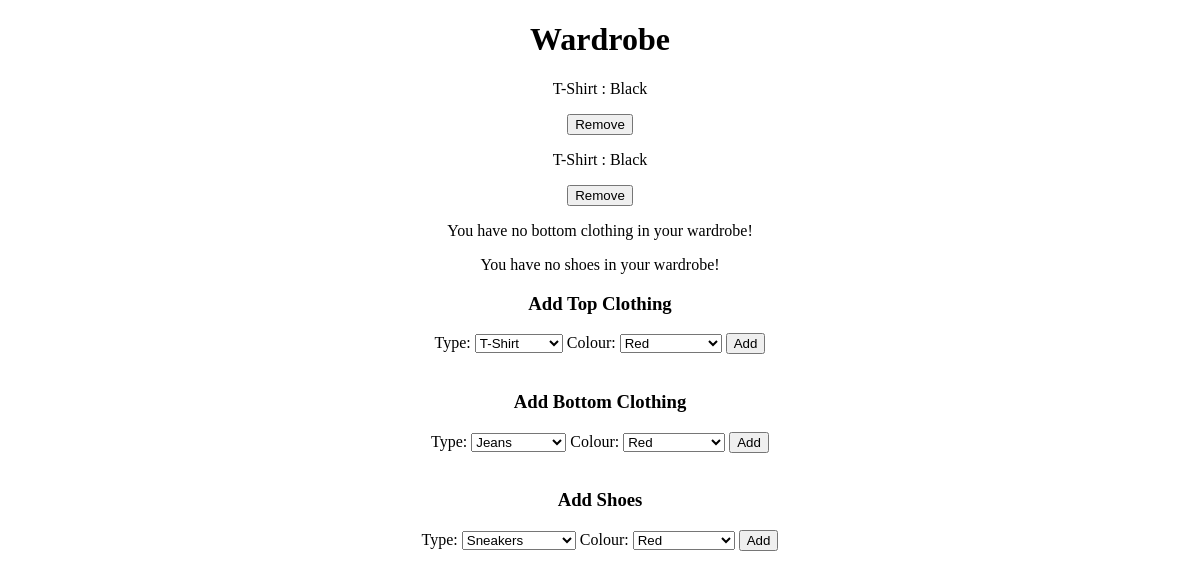
The page /outfit-generator/wardrobe/ on the database as committed earlier.
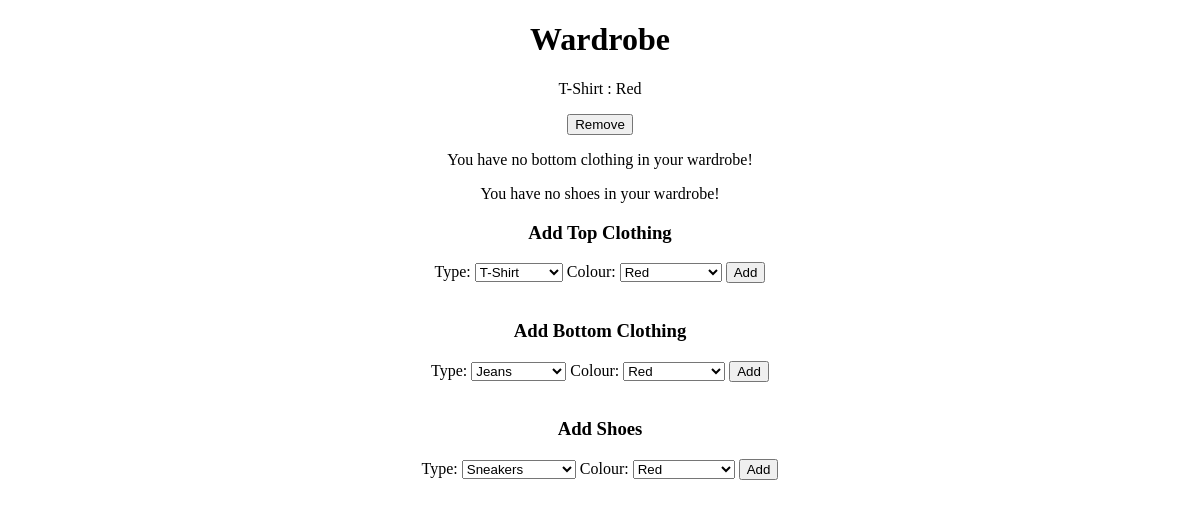
The same page on the database as committed later.
### outfitGenerator/models.py (models this page shows)
class Clothing(models.Model):
    class ColourWheel(models.TextChoices):
        RED = "Red", "Red",
        ORANGE = "Orange", "Orange",
        YELLOW = "Yellow", "Yellow",
        YELLOWGREEN = "Yellow-Green", "Yellow-Green",
        GREEN = "Green", "Green",
        BLUEGREEN = "Blue-Green", "Blue-Green",
        BLUE = "Blue", "Blue",
        BLUEVIOLET = "Blue-Violet", "Blue-Violet",
        VIOLET = "Violet", "Violet",
        MAUVE = "Mauve", "Mauve",
        MAUVEPINK = "Mauve-Pink", "Mauve-Pink",
        PINK = "Pink", "Pink",
        BLACK = "Black", "Black",
        WHITE = "White", "white",
        GREY = "Grey", "Grey",
    colour = models.CharField(max_length=15, choices=ColourWheel.choices, default=ColourWheel.RED)
    user = models.ForeignKey(User, on_delete=models.CASCADE, null=True)
    class Meta:
        abstract = True

class TopClothing(Clothing):
    class Type(models.TextChoices):
        TSHIRT = "T-Shirt", "T-Shirt",
        DRESS_SHIRT = "Dress Shirt", "Dress Shirt",
        JACKET = "Jacket", "Jacket",
    type = models.CharField(max_length=15, choices=Type.choices, default=Type.TSHIRT)
    def __str__(self):
        return self.type + " : " + self.colour

### outfitGenerator/views.py (the view)
# urls.py: path("wardrobe/", views.wardrobe_view, name="wardrobe"),
def wardrobe_view(request):
    top_clothing = models.TopClothing.objects.all()
    bottom_clothing = models.BottomClothing.objects.all()
    shoes = models.Shoe.objects.all()
    return render(request, "outfitGenerator/wardrobe.html", {
        "topclothing": top_clothing,
        "bottomclothing": bottom_clothing,
        "shoes": shoes,
        "topform": forms.TopClothingForm,
        "bottomform": forms.BottomClothingForm,
        "shoeform": forms.ShoeForm
    })

### outfitGenerator/templates/outfitGenerator/wardrobe.html (shortened to what this page needs)
{% extends "outfitGenerator/layout.html" %}
{% block body %}
    <h1>Wardrobe</h1>
    {% if topclothing %}
        {% for clothing in topclothing %}
            <p>{{ clothing }}</p>
            <form action="{% url 'outfitGenerator:remove_clothing' 'top' clothing.pk %}" method="post">
                <input type="submit" value="Remove">
            </form>
        {% endfor %}
    {% else %}
        <p>You have no top clothing in your wardrobe!</p>
    {% endif %}
    {% if bottomclothing %}
        {% for clothing in bottomclothing %}
            <p>{{ clothing }}</p>
            <form action="{% url 'outfitGenerator:remove_clothing' 'bottom' clothing.pk %}" method="post">
                {% csrf_token %}
                <input type="submit" value="Remove">
            </form>
        {% endfor %}
    {% else %}
        <p>You have no bottom clothing in your wardrobe!</p>
    {% endif %}
    {% if shoes %}
        {% for shoe in shoes %}
            <p>{{ shoe }}</p>
            <p>{{ clothing }}</p>
            <form action="{% url 'outfitGenerator:remove_clothing' 'shoes' shoe.pk %}" method="post">
                {% csrf_token %}
                <input type="submit" value="Remove">
            </form>
        {% endfor %}
    {% else %}
        <p>You have no shoes in your wardrobe!</p>
    {% endif %}
    <h3>Add Top Clothing</h3>
    <form action="{% url 'outfitGenerator:add_clothing' 'top' %}" method="post">
        {{ topform }}
        <input type="submit" value="Add">
    </form>
    <br>
    <h3>Add Bottom Clothing</h3>
    <form action="{% url 'outfitGenerator:add_clothing' 'bottom' %}" method="post">
        {{ bottomform }}
        <input type="submit" value="Add">
    </form>
    <br>
    <h3>Add Shoes</h3>
    <form action="{% url 'outfitGenerator:add_clothing' 'shoes' %}" method="post">
        {{ shoeform }}
        <input type="submit" value="Add">
    </form>
{% endblock %}

### outfitGenerator/templates/outfitGenerator/layout.html (shortened to what this page needs)
<!DOCTYPE html>
<html>
    <head>
        {% load static %}
        <link rel="stylesheet" href="{% static 'outfitGenerator/index.css' %}">
    </head>
    <body>
        {% block body %}
        {% endblock %}
    </body>
</html>

### outfitGenerator/static/outfitGenerator/index.css (style rules this page uses)
body { text-align: center; }

Rows that differ between the two databases and show on the page:
removed TopClothing: type+colour "T-Shirt : Black"
removed TopClothing: type+colour "T-Shirt : Black"
added TopClothing: type+colour "T-Shirt : Red"
